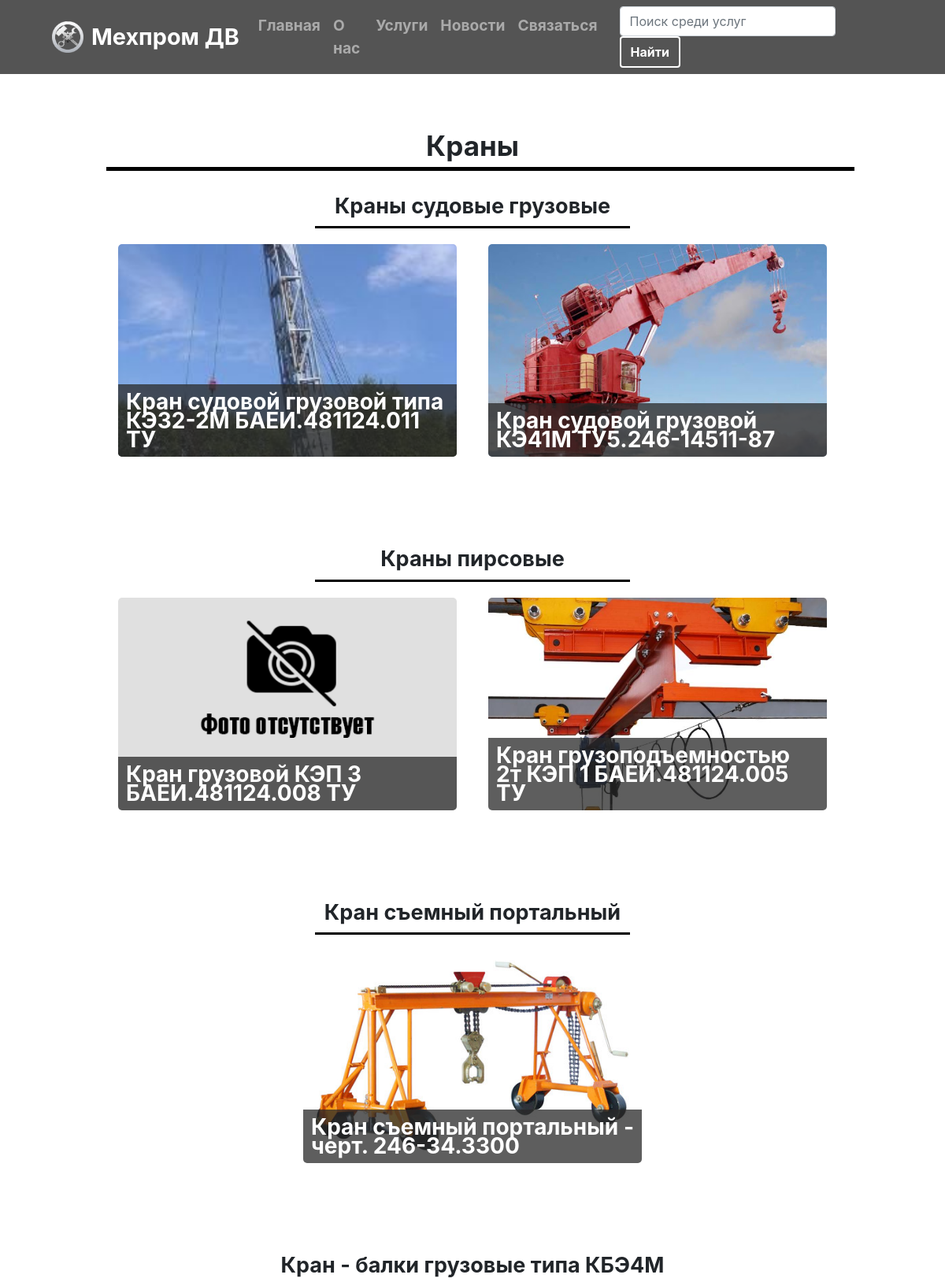
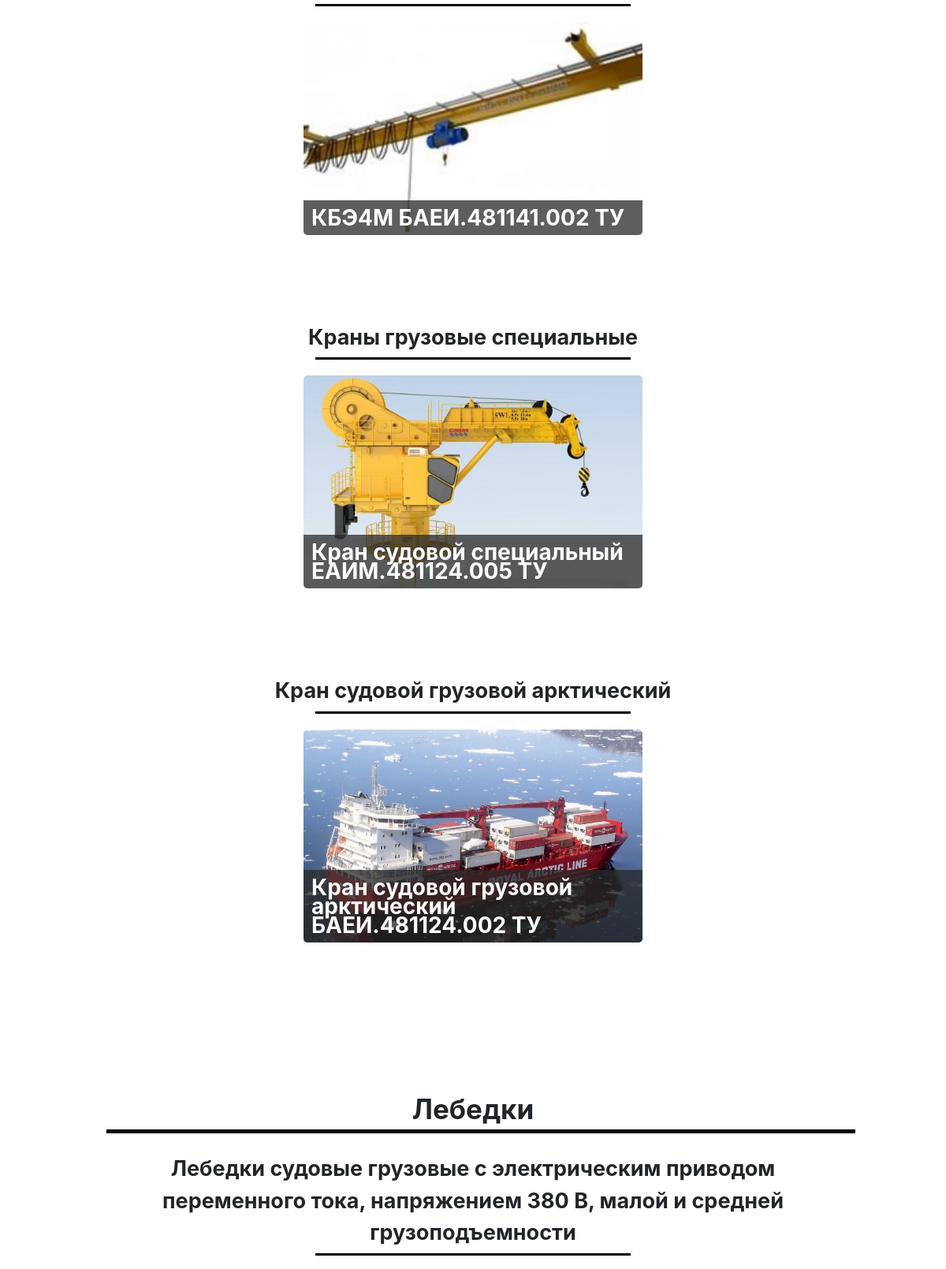
The page /windlass/ (upper part) on the database its author committed (2 pictures, top to bottom).
### web/models.py (models this page shows, shortened)
class Product(models.Model):
	CATEGORY = [
		(11, 'Судовой'),
		(12, 'Пирсовый'),
		(13, 'Съемный портальный'),
		(14, 'Балки грузовые'),
		(15, 'Грузовой специальный'),
		(16, 'Грузовой арктический'),
		(21, 'Грузовой - перем. ток | мал. ср.'),
		(22, 'Грузовой - перем. ток | бол.'),
		(23, 'Пром. Грузовой - эл. привод | мал.'),
		(24, 'Пром. Грузовой - перем. ток | бол.'),
		(25, 'Вьюшка топенантная - перем. ток'),
		(26, 'Подъемно тяговая - перем. ток'),
		(27, 'Грузовой - перем. ток'),
		(28, 'Гидрологический'),
		(29, 'Пром. Лебедка или комплекс'),
		(210, 'Буксирная автом. эл. привод'),
		(211, 'Буксирно-технологическая эл. привод'),
		(212, 'Шлюпочная - гидр. привод'),
		(217, 'Трелевочная'),
		(218, 'Люктового закрытия - перем. ток'),
		(219, 'Траповая - перем. ток'),
		(31, 'Водоструйный стационарный'),
		(32, 'Водоструйный переносной')
	]
	name = models.CharField(max_length = 120)
	category = models.PositiveSmallIntegerField( ("category"), choices=CATEGORY )
	img = models.ImageField(upload_to='product/', blank=True)
	text = models.TextField()

### web/views.py (the view)
# urls.py: path('windlass/', views.windlass),
def windlass(request):
	cat11 = Product.objects.filter(category=11)
	cat12 = Product.objects.filter(category=12)
	cat13 = Product.objects.filter(category=13)
	cat14 = Product.objects.filter(category=14)
	cat15 = Product.objects.filter(category=15)
	cat16 = Product.objects.filter(category=16)
	cat21 = Product.objects.filter(category=21)
	cat22 = Product.objects.filter(category=22)
	cat23 = Product.objects.filter(category=23)
	cat24 = Product.objects.filter(category=24)
	cat25 = Product.objects.filter(category=25)
	cat26 = Product.objects.filter(category=26)
	cat27 = Product.objects.filter(category=27)
	cat28 = Product.objects.filter(category=28)
	cat29 = Product.objects.filter(category=29)
	cat210 = Product.objects.filter(category=210)
	cat211 = Product.objects.filter(category=211)
	cat212 = Product.objects.filter(category=212)
	cat217 = Product.objects.filter(category=213)
	cat218 = Product.objects.filter(category=218)
	cat219 = Product.objects.filter(category=219)
	return render(request, 'windlass.html', locals())

### web/templates/windlass.html (shortened to what this page needs)
<!DOCTYPE html>
<html>
<head>
	{% load static %}
	<link rel="stylesheet" type="text/css" href="{% static '/web/css/create.css' %}">
	<link rel="stylesheet" type="text/css" href="{% static '/web/css/include.css' %}">
	<link rel="stylesheet" type="text/css" href="{% static '/web/css/bootstrap.css' %}">
</head>
<body>
{% block content %}
{% include 'header.html' %}
<div class="create-block">
	<div class="bigheadline">Краны</div>
	<div class="bigline"></div>
	<div class="headline">Краны  судовые  грузовые</div>
	<div class="line"></div>
	<div class="create-category">
	{% for cat11 in cat11 %}
	<a href="/product/{{cat11.id}}">
		<div class="create-category-block" style="background-image: url({{cat11.img.url}});">
			<div class="create-category-text">
				{{ cat11.name }}
			</div>
		</div>
	</a>
	{% endfor %}
	</div>
	<div class="headline">Краны  пирсовые</div>
	<div class="line"></div>
	<div class="create-category">
	{% for cat12 in cat12 %}
	<a href="/product/{{cat12.id}}">
		<div class="create-category-block" style="background-image: url({{cat12.img.url}});">
			<div class="create-category-text">
				{{ cat12.name }}
			</div>
		</div>
	</a>
	{% endfor %}
	</div>
	<div class="headline">Кран  съемный  портальный</div>
	<div class="line"></div>
	<div class="create-category">
	{% for cat13 in cat13 %}
	<a href="/product/{{cat13.id}}">
		<div class="create-category-block" style="background-image: url({{cat13.img.url}});">
			<div class="create-category-text">
				{{ cat13.name }}
			</div>
		</div>
	</a>
	{% endfor %}
	</div>
	<div class="headline">Кран - балки  грузовые типа КБЭ4М</div>
	<div class="line"></div>
	<div class="create-category">
	{% for cat14 in cat14 %}
	<a href="/product/{{cat14.id}}">
		<div class="create-category-block" style="background-image: url({{cat14.img.url}});">
			<div class="create-category-text">
				{{ cat14.name }}
			</div>
		</div>
	</a>
	{% endfor %}
	</div>
	<div class="headline">Краны  грузовые  специальные</div>
	<div class="line"></div>
	<div class="create-category">
	{% for cat15 in cat15 %}
	<a href="/product/{{cat15.id}}">
		<div class="create-category-block" style="background-image: url({{cat15.img.url}});">
			<div class="create-category-text">
				{{ cat15.name }}
			</div>
		</div>
	</a>
	{% endfor %}
	</div>
	<div class="headline">Кран  судовой  грузовой  арктический</div>
	<div class="line"></div>
	<div class="create-category">
	{% for cat16 in cat16 %}
	<a href="/product/{{cat16.id}}">
		<div class="create-category-block" style="background-image: url({{cat16.img.url}});">
			<div class="create-category-text">
				{{ cat16.name }}
			</div>
		</div>
	</a>
	{% endfor %}
	</div>
</div>
<div class="create-block">
	<div class="bigheadline">Лебедки</div>
	<div class="bigline"></div>
	<div class="headline">Лебедки судовые грузовые с электрическим приводом переменного тока, напряжением 380 В, малой и средней грузоподъемности
	</div>
	<div class="line"></div>
</div>
{% endblock %}
</body>
</html>

### web/templates/header.html (shortened to what this page needs)
{% load static %}
<nav class="navbar navbar-expand-lg navbar-dark">
  <img src="{% static '/web/img/logo.png' %}" width="40" height="40" alt="" class="navbar-logo">
  <a class="navbar-brand" href="/">Мехпром ДВ</a>
  <div class="collapse navbar-collapse" id="navbarNav">
    <ul class="navbar-nav">
      <li class="nav-item">
        <a class="nav-link" href="/">Главная</a>
      </li>
      <li class="nav-item">
        <a class="nav-link" href="/#about">О нас</a>
      </li>
      <li class="nav-item">
        <a class="nav-link" href="/#create">Услуги</a>
      </li>
      <li class="nav-item">
        <a class="nav-link" href="/news">Новости</a>
      </li>
      <li class="nav-item">
        <a class="nav-link" href="/contact">Связаться</a>
      </li>
    </ul>
    <form class="form-inline" action="{% url 'search' %}">
      <input class="form-control mr-sm-2" type="search" placeholder="Поиск среди услуг" aria-label="Search" name="search">
      <button class="btn btn-outline-success my-2 my-sm-0" type="submit">Найти</button>
    </form>
  </div>
</nav>

### web/templates/footer.html (shortened to what this page needs)
{% load static %}

### web/static/web/css/create.css (style rules this page uses)
.bigline { border-bottom: 5px solid black; width: 950px; margin: 0 auto 20px auto; }
.bigheadline { width: 100%; margin: 25px 0 0px 0; font-size: 35px; font-weight: bold; text-align: center; overflow: hidden; text-overflow: ellipsis; }
.create-block { margin: 30px auto 10px auto; max-width: 950px; height: auto; min-height: 900px; padding: 10px; }
.create-category { display: grid; grid-template-columns: repeat(auto-fit, 460px); grid-auto-rows: 300px; grid-gap: 10px; justify-content: center; margin-bottom: 80px; }
.create-category-block { transition-duration: 0.8s; background-color: lightgray; width: 430px; height: 270px; margin: auto; overflow: hidden; border-radius: 5px; background-size: cover; background-position: center; position: relative; }
.create-category-text { width: 100%; height: auto; background-color: rgba(41, 41, 41, 0.75); color: white; font-weight: bold; font-size: 28px; line-height: 24px; padding: 10px; position: absolute; bottom:0; right:0; }

### web/static/web/css/include.css (style rules this page uses)
* { margin: 0; padding: 0; scroll-behavior: smooth; }
.headline { width: 100%; margin: 25px 0 5px 0; font-size: 27px; font-weight: bold; text-align: center; overflow: hidden; text-overflow: ellipsis; }
.line { border-bottom: 3px solid black; width: 400px; margin: 0 auto 20px auto; }
.navbar { background-color: #545454; color: white; font-weight: bold; }
.navbar-logo { margin-left:50px; }
.navbar-brand { margin-left: 10px; }
.navbar-collapse { display: grid; justify-content: flex-end; margin-right: 50px; font-size: 1.2rem; }
.navbar-nav { margin-right: 20px; }

### rows shown on the page
Product: img (picture), name "Кран судовой грузовой типа КЭ32-2М БАЕИ.481124.011 ТУ"
Product: img (picture), name "Кран судовой грузовой КЭ41М ТУ5.246-14511-87"
Product: img (placeholder picture), name "Кран грузовой КЭП 3 БАЕИ.481124.008 ТУ"
Product: img (picture), name "Кран грузоподъемностью 2т КЭП 1 БАЕИ.481124.005 ТУ"
Product: img (picture), name "Кран съемный портальный - черт. 246-34.3300"
Product: img (picture), name "КБЭ4М БАЕИ.481141.002 ТУ"
Product: img (picture), name "Кран судовой специальный ЕАИМ.481124.005 ТУ"
Product: img (picture), name "Кран судовой грузовой арктический БАЕИ.481124.002 ТУ"
